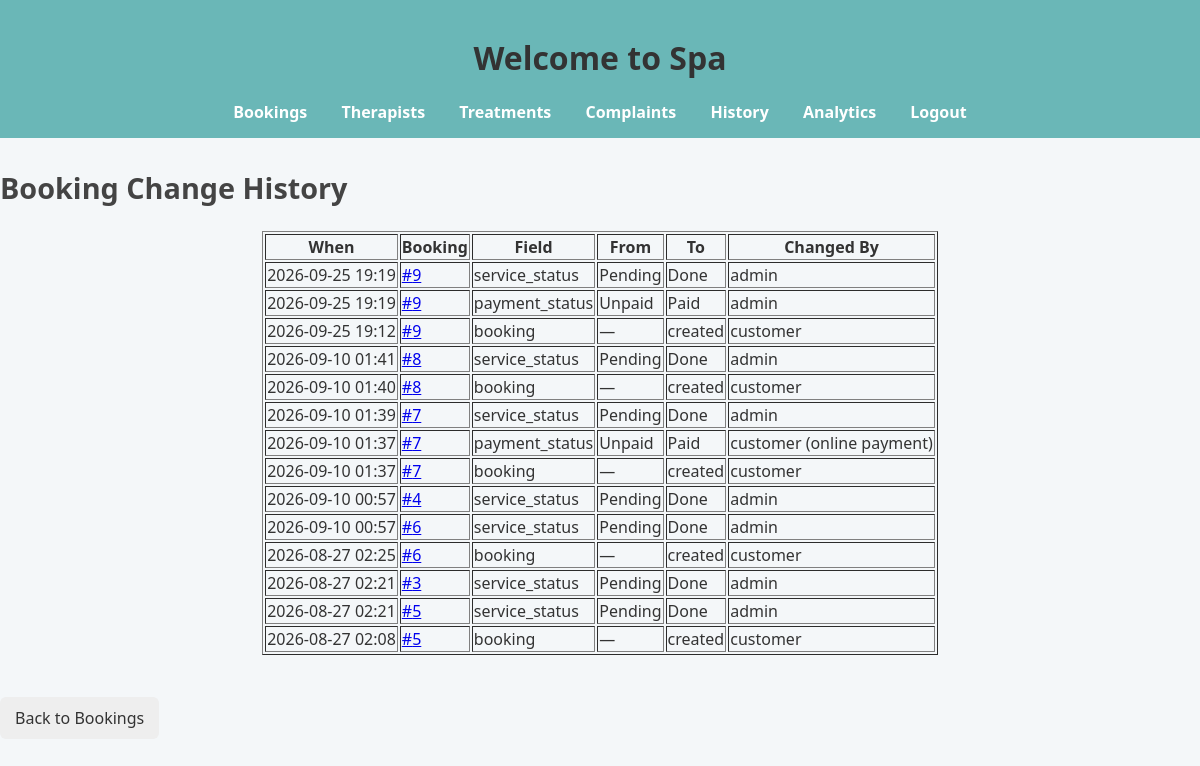
/admin/history (signed in), run on the app's committed database.
### models.py (models this page shows)
class BookingHistory(db.Model):
    id = db.Column(db.Integer, primary_key=True)
    booking_id = db.Column(db.Integer, db.ForeignKey('booking.id'), nullable=False)
    field_changed = db.Column(db.String(50), nullable=False)   # e.g. "payment_status"
    old_value = db.Column(db.String(50))
    new_value = db.Column(db.String(50))
    changed_by = db.Column(db.String(100))                     # admin username, or "customer"/"system"
    timestamp = db.Column(db.DateTime, default=datetime.utcnow)
    booking = db.relationship('Booking', backref=db.backref('history', order_by='BookingHistory.timestamp.desc()'))

### spa_app.py (the view)
@app.route('/admin/history')
@login_required
def admin_history():
    booking_id = request.args.get('booking_id', type=int)
    query = BookingHistory.query.order_by(BookingHistory.timestamp.desc())
    if booking_id:
        query = query.filter_by(booking_id=booking_id)
    history = query.all()
    return render_template('admin_history.html', history=history, booking_id=booking_id)

### spa_app.py (called while the page is built)
@login_manager.user_loader
def load_user(user_id):
    return User.query.get(int(user_id))

### templates/admin_history.html (shortened to what this page needs)
<!DOCTYPE html>
<html>
<head>
  <link rel="stylesheet" href="{{ url_for('static', filename='style.css') }}">
</head>
<body>
  <header>
    <h1>Welcome to Spa</h1>
    <nav>
      <a href="{{ url_for('admin') }}">Bookings</a>
      <a href="{{ url_for('admin_therapists') }}">Therapists</a>
      <a href="{{ url_for('admin_treatments') }}">Treatments</a>
      <a href="{{ url_for('admin_complaints') }}">Complaints</a>
      <a href="{{ url_for('admin_history') }}">History</a>
      <a href="{{ url_for('admin_analytics') }}">Analytics</a>
      <a href="{{ url_for('logout') }}">Logout</a>
    </nav>
  </header>
  <h2>Booking Change History</h2>
  <table border="1" style="margin:auto;">
    <tr>
      <th>When</th>
      <th>Booking</th>
      <th>Field</th>
      <th>From</th>
      <th>To</th>
      <th>Changed By</th>
    </tr>
    {% for h in history %}
    <tr>
      <td>{{ h.timestamp.strftime('%Y-%m-%d %H:%M') }}</td>
      <td><a href="{{ url_for('admin_history', booking_id=h.booking_id) }}">#{{ h.booking_id }}</a></td>
      <td>{{ h.field_changed }}</td>
      <td>{{ h.old_value or '—' }}</td>
      <td>{{ h.new_value or '—' }}</td>
      <td>{{ h.changed_by or '—' }}</td>
    </tr>
    {% else %}
    <tr><td colspan="6">No changes recorded yet.</td></tr>
    {% endfor %}
  </table>
  <br>
  <a href="{{ url_for('admin') }}" class="back-btn">Back to Bookings</a>
</body>
</html>

### static/style.css (style rules this page uses)
body { font-family: 'Segoe UI', Arial, sans-serif; background: #f4f7f9; margin: 0; padding: 0; color: #333; }
header { background: #6ab7b7; padding: 15px; text-align: center; }
nav a { margin: 0 15px; color: white; font-weight: bold; text-decoration: none; transition: color 0.3s ease; }
h2 { margin-top: 30px; font-size: 1.8em; color: #444; }
.back-btn { display: inline-block; margin-top: 20px; padding: 10px 15px; background-color: #eee; color: #333; text-decoration: none; border-radius: 6px; transition: background 0.3s ease; }

### data on the page
BookingHistory: timestamp "2026-09-25 19:19", booking_id "9", field_changed "service_status", old_value "Pending", new_value "Done", changed_by "admin"
BookingHistory: timestamp "2026-09-25 19:19", booking_id "9", field_changed "payment_status", old_value "Unpaid", new_value "Paid", changed_by "admin"
BookingHistory: timestamp "2026-09-25 19:12", booking_id "9", field_changed "booking", old_value "—", new_value "created", changed_by "customer"
BookingHistory: timestamp "2026-09-10 01:41", booking_id "8", field_changed "service_status", old_value "Pending", new_value "Done", changed_by "admin"
BookingHistory: timestamp "2026-09-10 01:40", booking_id "8", field_changed "booking", old_value "—", new_value "created", changed_by "customer"
BookingHistory: timestamp "2026-09-10 01:39", booking_id "7", field_changed "service_status", old_value "Pending", new_value "Done", changed_by "admin"
BookingHistory: timestamp "2026-09-10 01:37", booking_id "7", field_changed "payment_status", old_value "Unpaid", new_value "Paid", changed_by "customer (online payment)"
BookingHistory: timestamp "2026-09-10 01:37", booking_id "7", field_changed "booking", old_value "—", new_value "created", changed_by "customer"
BookingHistory: timestamp "2026-09-10 00:57", booking_id "4", field_changed "service_status", old_value "Pending", new_value "Done", changed_by "admin"
BookingHistory: timestamp "2026-09-10 00:57", booking_id "6", field_changed "service_status", old_value "Pending", new_value "Done", changed_by "admin"
BookingHistory: timestamp "2026-08-27 02:25", booking_id "6", field_changed "booking", old_value "—", new_value "created", changed_by "customer"
BookingHistory: timestamp "2026-08-27 02:21", booking_id "3", field_changed "service_status", old_value "Pending", new_value "Done", changed_by "admin"
BookingHistory: timestamp "2026-08-27 02:21", booking_id "5", field_changed "service_status", old_value "Pending", new_value "Done", changed_by "admin"
BookingHistory: timestamp "2026-08-27 02:08", booking_id "5", field_changed "booking", old_value "—", new_value "created", changed_by "customer"
